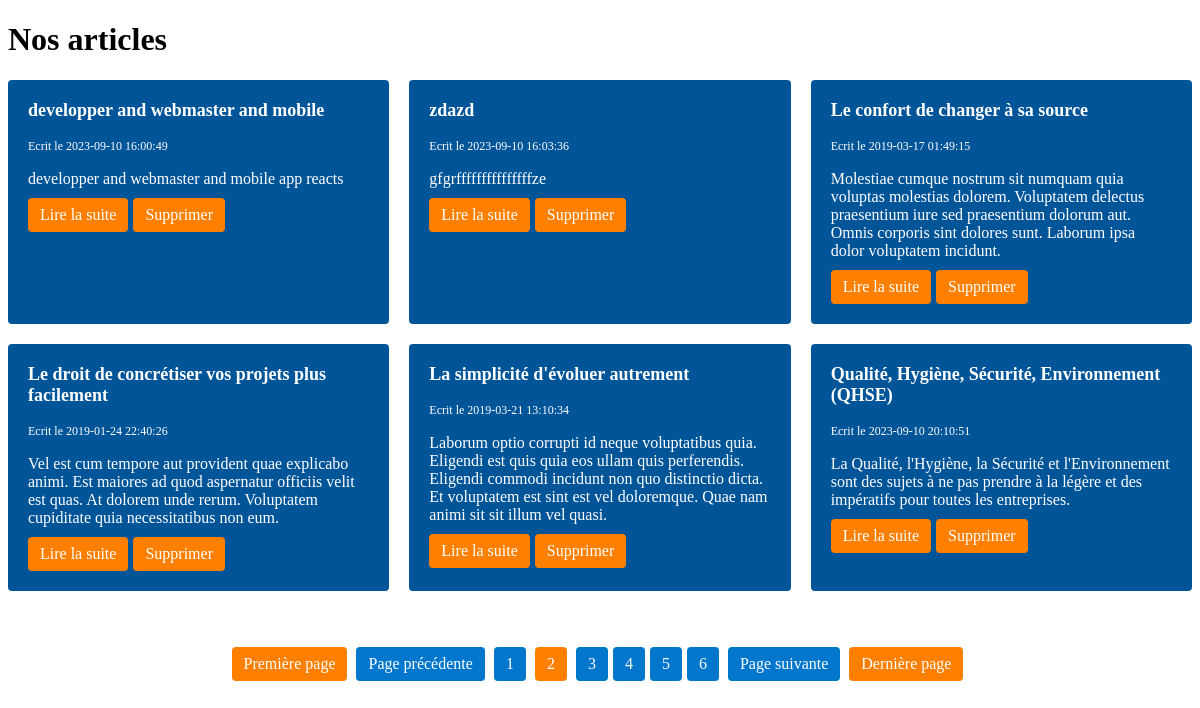
The app's page /index?page=2 with its own data.
### tables this page shows
CREATE TABLE `articles` (
  `id` int(11) NOT NULL,
  `aimage` varchar(1000) DEFAULT NULL,
  `title` varchar(255) NOT NULL,
  `slug` varchar(255) NOT NULL,
  `introduction` text NOT NULL,
  `content` text NOT NULL,
  `created_at` datetime NOT NULL
);

### index.php (called while the page is built, shortened)
<?php
$pdo = new PDO('mysql:host=localhost;dbname=blogpoo;charset=utf8', 'root', '', [
    PDO::ATTR_ERRMODE => PDO::ERRMODE_EXCEPTION,
    PDO::ATTR_DEFAULT_FETCH_MODE => PDO::FETCH_ASSOC
]);
$resultats = $pdo->query('SELECT * FROM articles ORDER BY created_at DESC');
$articles = $resultats->fetchAll();
require('templates/articles/index_html.php');
require('templates/layout_html.php');

### templates/articles/index_html.php (the view, shortened to what this page needs)
<?php
$articlesPerPage = 6;
$page = isset($_GET['page']) ? $_GET['page'] : 1;
$allArticles = getAllArticles();
$totalArticles = count($allArticles);
$totalPages = ceil($totalArticles / $articlesPerPage);
$startIndex = ($page - 1) * $articlesPerPage;
$articles = array_slice($allArticles, $startIndex, $articlesPerPage);
echo "<h1>Nos articles</h1>";
echo '<div class="article-grid">';
foreach ($articles as $article) {
  echo '<div class="article">';
  echo '<h2>' . $article['title'] . '</h2>';
  echo '<small>Ecrit le ' . $article['created_at'] . '</small>';
  echo '<p>' . $article['introduction'] . '</p>';
  echo '<a href="article?id=' . $article['id'] . '">Lire la suite</a>';
  echo '<a href="delete-article?id=' . $article['id'] . '" onclick="return window.confirm(`Êtes-vous sûr de vouloir supprimer cet article ?!`)">Supprimer</a>';
  echo '</div>';
}
echo '</div>';
echo "<br>";
echo "<br>";
echo "<div class='pagination'>";
if ($totalPages > 1) {
    if ($page > 1) {
        echo " <a href='index?page=1'>Première page</a> ";
    }
    if ($page > 1) {
        echo " <a href='index?page=" . ($page - 1) . "'>Page précédente</a> ";
    }
    for ($i = 1; $i <= $totalPages; $i++) {
        if ($i == $page) {
            echo " <span class='current-page'>$i</span> ";
        } else {
            echo "<a href='index?page=$i'>$i</a>";
        }
    }
    if ($page < $totalPages) {
        echo " <a href='index?page=" . ($page + 1) . "'>Page suivante</a> ";
    }
    if ($page < $totalPages) {
        echo " <a href='index?page=$totalPages'>Dernière page</a> ";
    }
}
echo "</div>";
function getAllArticles()
{
    $pdo = new PDO('mysql:host=localhost;dbname=blogpoo;charset=utf8', 'root', '', [
        PDO::ATTR_ERRMODE => PDO::ERRMODE_EXCEPTION,
        PDO::ATTR_DEFAULT_FETCH_MODE => PDO::FETCH_ASSOC
    ]);
    $query = "SELECT * FROM articles";
    $stmt = $pdo->prepare($query);
    $stmt->execute();
    $articles = $stmt->fetchAll();
    return $articles;
}
?>

### templates/style.css (style rules this page uses)
.pagination { margin-top: 20px; text-align: center; }
.pagination a, .pagination span { display: inline-block; padding: 8px 12px; margin-right: 5px; color: #FFF; background-color: #0077CC; border-radius: 4px; text-decoration: none; }
.current-page { background-color: #FF8000; }
.pagination a:first-child, .pagination a:last-child { background-color: #FF8000; }

### templates/layout_html.php (style rules this page uses)
.article-grid { display: grid; grid-template-columns: repeat(3, 1fr); grid-gap: 20px; }
.article { background-color: #005599; padding: 20px; border-radius: 4px; color: #FFF; }
.article h2 { font-size: 18px; margin-top: 0; }
.article small { font-size: 12px; }
.article p { margin-bottom: 10px; }
.article a { display: inline-block; padding: 8px 12px; margin-right: 5px; color: #FFF; background-color: #FF8000; border-radius: 4px; text-decoration: none; }
.pagination { margin-top: 20px; text-align: center; }
.pagination a, .pagination span { display: inline-block; padding: 8px 12px; margin-right: 5px; color: #FFF; background-color: #0077CC; border-radius: 4px; text-decoration: none; }
span.current-page { background-color: #FF8000; }
.pagination a:first-child, .pagination a:last-child { background-color: #FF8000; }

### records on screen
articles: title "developper and webmaster and mobile", created_at "2023-09-10 16:00:49", introduction "developper and webmaster and mobile app reacts"
articles: title "zdazd", created_at "2023-09-10 16:03:36", introduction "gfgrfffffffffffffffze"
articles: title "Le confort de changer à sa source", created_at "2019-03-17 01:49:15", introduction "Molestiae cumque nostrum sit numquam quia voluptas molestias dolorem. Voluptatem delectus praesentium iure sed praesentium dolorum aut. Omnis corporis sint dolores sunt. Laborum ipsa dolor voluptatem incidunt."
articles: title "Le droit de concrétiser vos projets plus facilement", created_at "2019-01-24 22:40:26", introduction "Vel est cum tempore aut provident quae explicabo animi. Est maiores ad quod aspernatur officiis velit est quas. At dolorem unde rerum. Voluptatem cupiditate quia necessitatibus non eum."
articles: title "La simplicité d'évoluer autrement", created_at "2019-03-21 13:10:34", introduction "Laborum optio corrupti id neque voluptatibus quia. Eligendi est quis quia eos ullam quis perferendis. Eligendi commodi incidunt non quo distinctio dicta. Et voluptatem est sint est vel doloremque. Quae nam animi sit sit illum vel quasi."
articles: title "Qualité, Hygiène, Sécurité, Environnement (QHSE)", created_at "2023-09-10 20:10:51", introduction "La Qualité, l'Hygiène, la Sécurité et l'Environnement sont des sujets à ne pas prendre à la légère et des impératifs pour toutes les entreprises."
